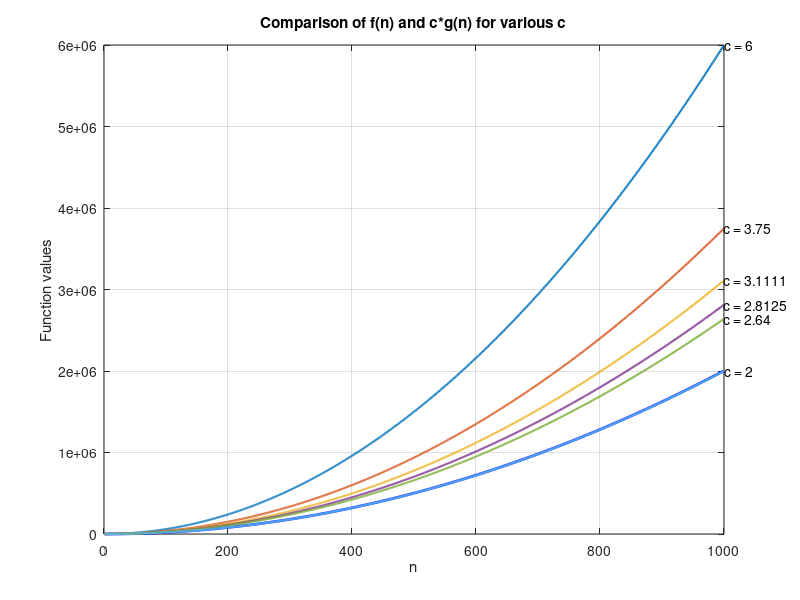

Here is the MATLAB script that generated this plot:
n = 1:1000; % range of n

% Define the function f(n)
f = 2*n.^2 + 3*n + 1;
c_values = [6, 3.75, 28/9, 2.8125, 2.64, 2]; % Example c values from the table provided in the question

% Plot f(n)
figure;
plot(n, f, 'b', 'LineWidth', 2);
hold on;

for i = 1:length(c_values)
    c = c_values(i);     cg = c * n.^2;
    plot(n, cg, 'LineWidth', 1.5);
    text(n(end), cg(end), ['c = ' num2str(c)], 'HorizontalAlignment', 'left');
end

% Labels
xlabel('n'); ylabel('Function values');
title('Comparison of f(n) and c*g(n) for various c');
grid on; hold off;
